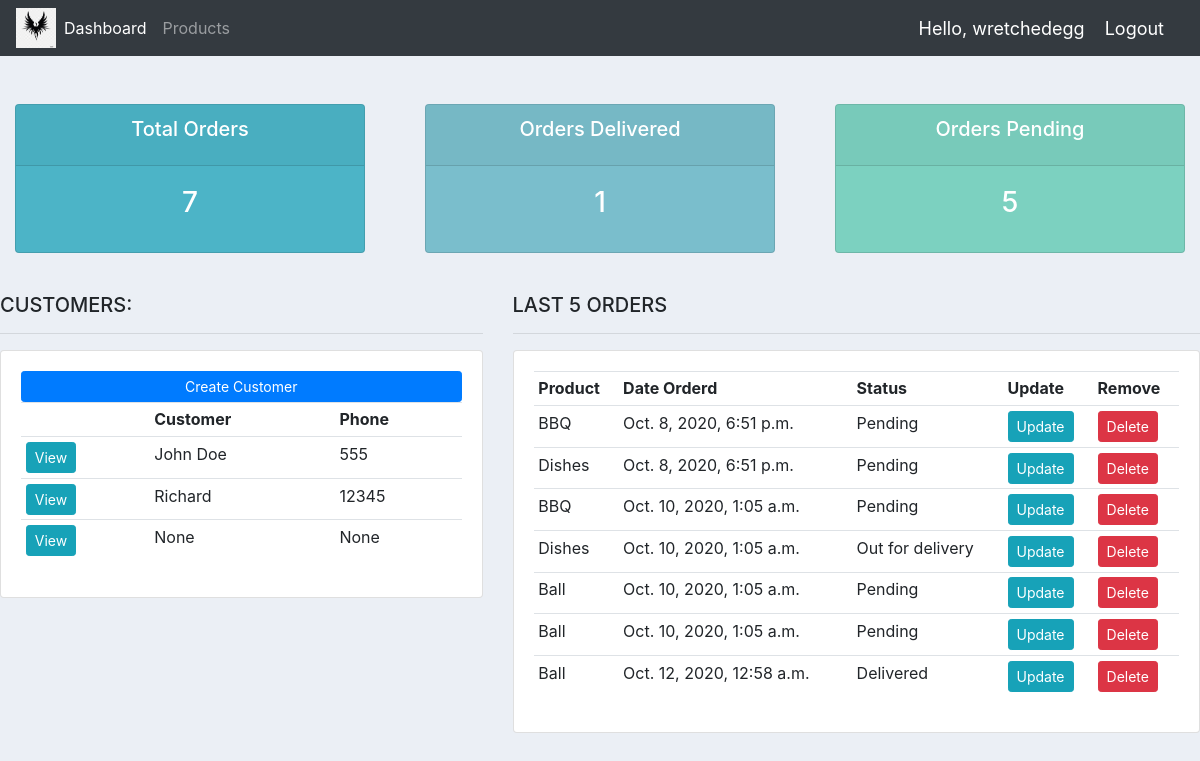
Page / (signed in) on the earlier database version.
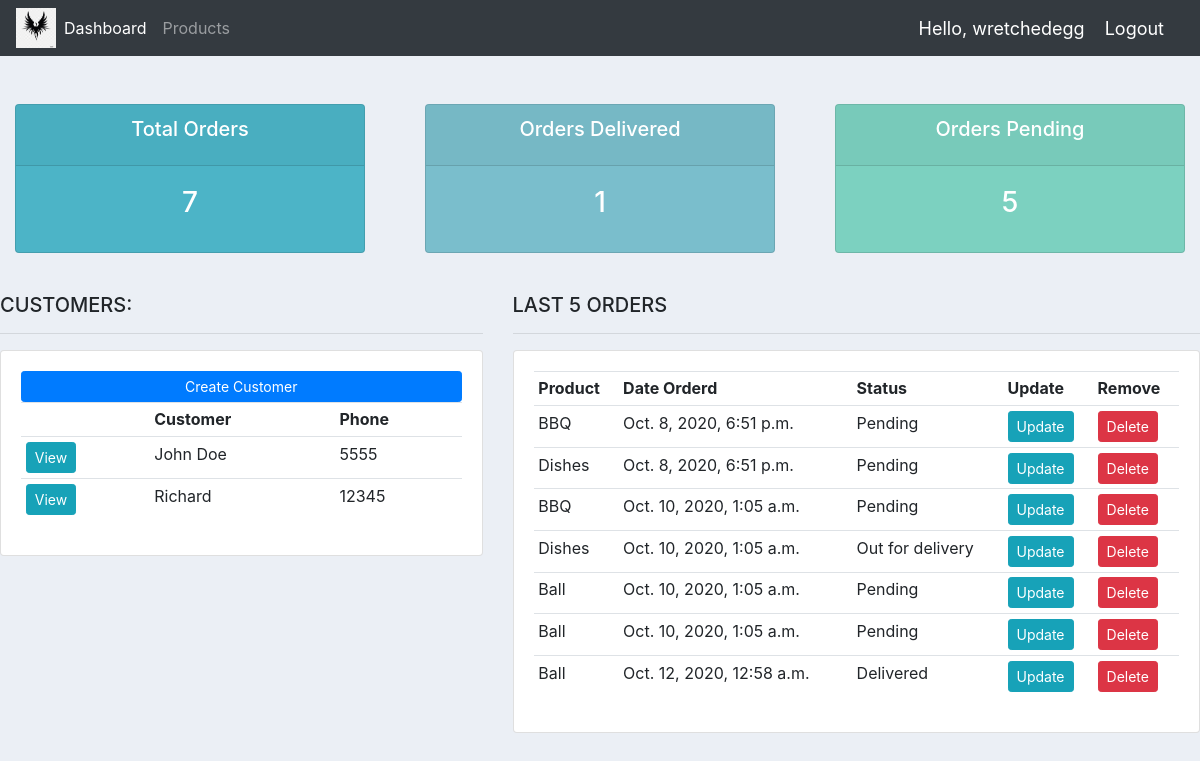
Same page on the later database version.
### accounts/models.py (models this page shows, shortened)
class Customer(models.Model):
    user = models.OneToOneField(User, null=True, blank=True, on_delete=models.CASCADE)
    name = models.CharField(max_length=200, null=True)
    phone = models.CharField(max_length=200, null=True)
    email = models.CharField(max_length=200, null=True)
    profile_pic = models.ImageField(null=True,default="logo.png", blank=True)
    date_created = models.DateTimeField(auto_now_add=True)

class Order(models.Model):
	STATUS = (
			('Pending', 'Pending'),
			('Out for delivery', 'Out for delivery'),
			('Delivered', 'Delivered'),
			)
	customer = models.ForeignKey(Customer, null=True, on_delete= models.SET_NULL)
	product = models.ForeignKey(Product, null=True, on_delete= models.SET_NULL)
	date_created = models.DateTimeField(auto_now_add=True, null=True)
	status = models.CharField(max_length=200, null=True, choices=STATUS)
	note = models.CharField(max_length=1000, null=True)

class Product(models.Model):
    CATEGORY = (
        ('Indoor', 'Indoor'),
        ('Ourtdoor', 'Outdoor')
    )
    name = models.CharField(max_length=200, null=True)
    price = models.FloatField(null=True)
    category = models.CharField(max_length=200, null=True, choices = CATEGORY)
    description = models.CharField(max_length=200, null=True, blank=True)
    date_created = models.DateTimeField(auto_now_add=True)
    tags = models.ManyToManyField(Tag)
    def __str__(self):
        return self.name

### accounts/decorators.py (the view)
	def wrapper_function(request, *args, **kwargs):
		group = None
		if request.user.groups.exists():
			group = request.user.groups.all()[0].name
		if group == 'customer':
			return redirect('user-page')
		if group == 'admin':
			return view_func(request, *args, **kwargs)

### accounts/views.py (called while the page is built)
@login_required(login_url='login')
@admin_only
def home(request):
	orders = Order.objects.all()
	customers = Customer.objects.all()
	total_customers = customers.count()
	total_orders = orders.count()
	delivered = orders.filter(status='Delivered').count()
	pending = orders.filter(status='Pending').count()
	context = {'orders':orders, 'customers':customers,
	'total_orders':total_orders,'delivered':delivered,
	'pending':pending }
	return render(request, 'accounts/dashboard.html', context)

### accounts/templates/accounts/dashboard.html
{%  extends 'accounts/main.html' %}
{% block content %}
{%  include 'accounts/status.html' %}
<br>
<div class="row">
	<div class="col-md-5">
		<h5>CUSTOMERS:</h5>
		<hr>
		<div class="card card-body">
			<a class="btn btn-primary  btn-sm btn-block" href="">Create Customer</a>
			<table class="table table-sm">
				<tr>
					<th></th>
					<th>Customer</th>
					<th>Phone</th>
				</tr>
				{% for customer in customers %}
				<tr>
					<td><a class="btn btn-sm btn-info" href="{% url 'customer' customer.id %}">View</a></td>
					<td>{{customer.name}}</td>
					<td>{{customer.phone}}</td>
				</tr>
				{% endfor %}
			</table>
		</div>
	</div>
	<div class="col-md-7">
		<h5>LAST 5 ORDERS</h5>
		<hr>
		<div class="card card-body">
			<table class="table table-sm">
				<tr>
					<th>Product</th>
					<th>Date Orderd</th>
					<th>Status</th>
					<th>Update</th>
					<th>Remove</th>
				</tr>
				{% for order in orders %}
				<tr>
					<td>{{order.product}}</td>
					<td>{{order.date_created}}</td>
					<td>{{order.status}}</td>
					<td><a class="btn btn-sm btn-info" href="{% url 'update_order' order.id %}">Update</a></td>
					<td><a class="btn btn-sm btn-danger" href="{% url 'delete_order' order.id %}">Delete</a></td>
				</tr>
				{% endfor %}
			</table>
		</div>
	</div>
</div>
{% endblock %}

### accounts/templates/accounts/main.html (shortened to what this page needs)
{% load static %}
<!DOCTYPE html>
<html lang="en" dir="ltr">
  <head>
    <link rel="stylesheet" href="https://maxcdn.bootstrapcdn.com/bootstrap/4.0.0/css/bootstrap.min.css">
    <link rel="stylesheet" href="{% static '/css/main.css' %}">
  </head>
  <body>
    {% include 'accounts/navbar.html' %}
    <br>
    {% block content %}
    {% endblock %}
    <br>
  </body>
</html>

### accounts/templates/accounts/navbar.html (shortened to what this page needs)
{% load static %}
<nav class="navbar navbar-expand-lg navbar-dark bg-dark">
 <img src="{% static 'img/logo.png' %}" width="40px" height="40px">
  <div class="collapse navbar-collapse" id="navbarNav">
    <ul class="navbar-nav">
      {% if request.user.is_staff %}
      <li class="nav-item active">
        <a class="nav-link" href="{% url 'home' %}">Dashboard</a>
      </li>
      <li class="nav-item">
        <a class="nav-link" href="{% url 'products' %}">Products</a>
      </li>
      {% else %}
      <li class="nav-item">
        <a class="nav-link" href="{% url 'account' %}">Settings</a>
      </li>
      {% endif %}
    </ul>
  </div>
  <span class="hello-msg">Hello, {{request.user}}</span>
  <span ><a  class="hello-msg" href="{% url 'logout' %}">Logout</a></span>
</nav>

### accounts/templates/accounts/status.html
<br>
<div class="row">
	<div class="col">
		<div class="col-md">
			<div class="card text-center text-white  mb-3" id="total-orders">
			  	<div class="card-header">
			  		<h5 class="card-title">Total Orders</h5>
			  	</div>
			  	<div class="card-body">
			    	<h3 class="card-title">{{total_orders}}</h3>
			  	</div>
			</div>
		</div>
	</div>
	<div class="col">
		<div class="col-md">
			<div class="card text-center text-white  mb-3" id="orders-delivered">
			  	<div class="card-header">
			  		<h5 class="card-title">Orders Delivered</h5>
			  	</div>
			  	<div class="card-body">
			    	<h3 class="card-title">{{delivered}}</h3>
			  	</div>
			</div>
		</div>
	</div>
	<div class="col">
		<div class="col-md">
			<div class="card text-center text-white  mb-3" id="orders-pending">
			  	<div class="card-header">
			  		<h5 class="card-title">Orders Pending</h5>
			  	</div>
			  	<div class="card-body">
			    	<h3 class="card-title">{{pending}}</h3>
			  	</div>
			</div>
		</div>
	</div>
</div>

### static/css/main.css (style rules this page uses)
body { background-color: #ebeff5; }
#total-orders { background-color: #4cb4c7; }
#orders-delivered { background-color: #7abecc; }
#orders-pending { background-color: #7CD1C0; }

### accounts/templates/accounts/navbar.html (style rules this page uses)
.hello-msg { font-size: 18px; color: #fff; margin-right: 20px; }

Differences in the rows shown:
removed Customer: name "None", phone "None"
changed Customer "John Doe": phone "555" → "5555"
